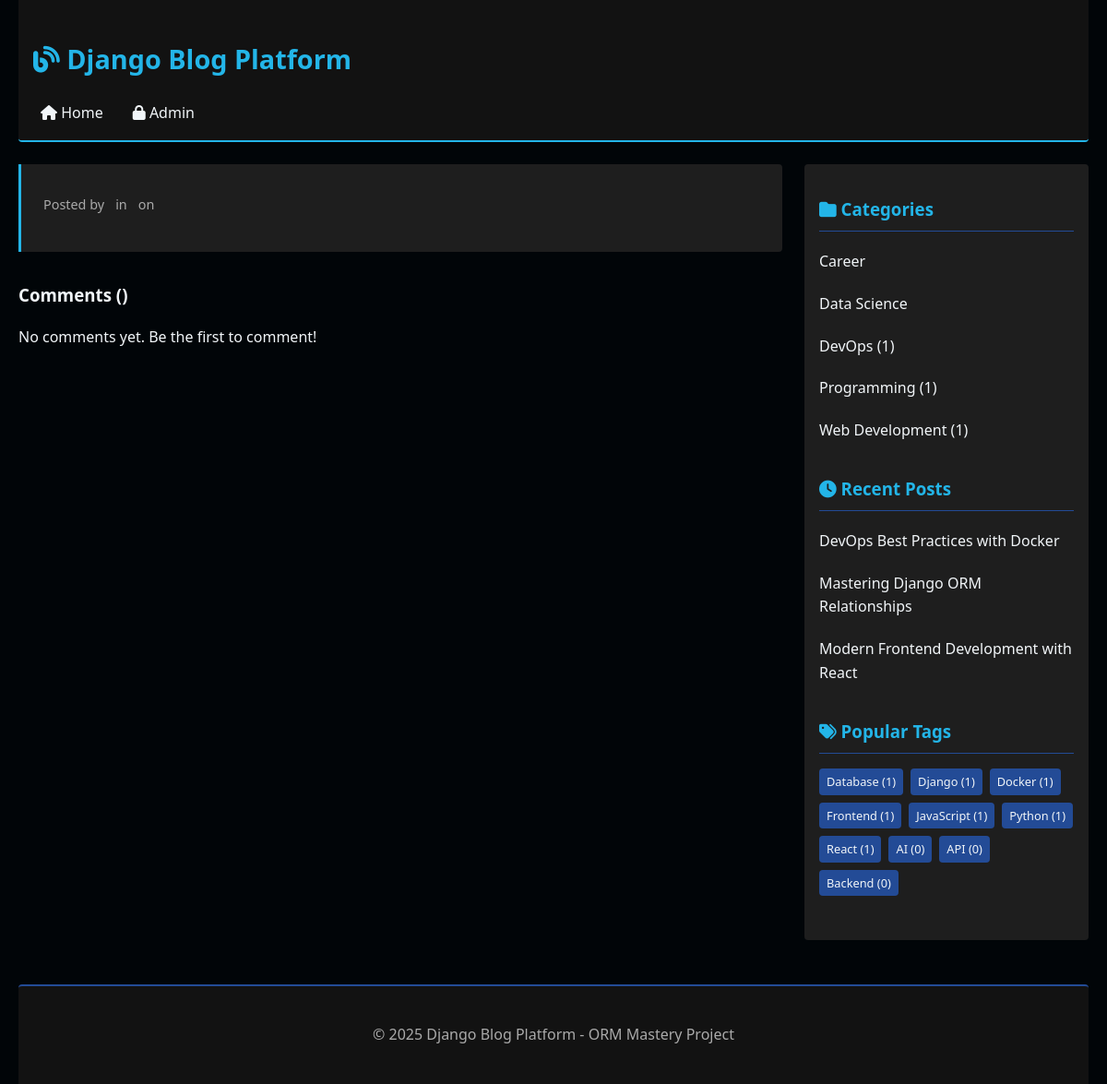
Before: / with the older database file.
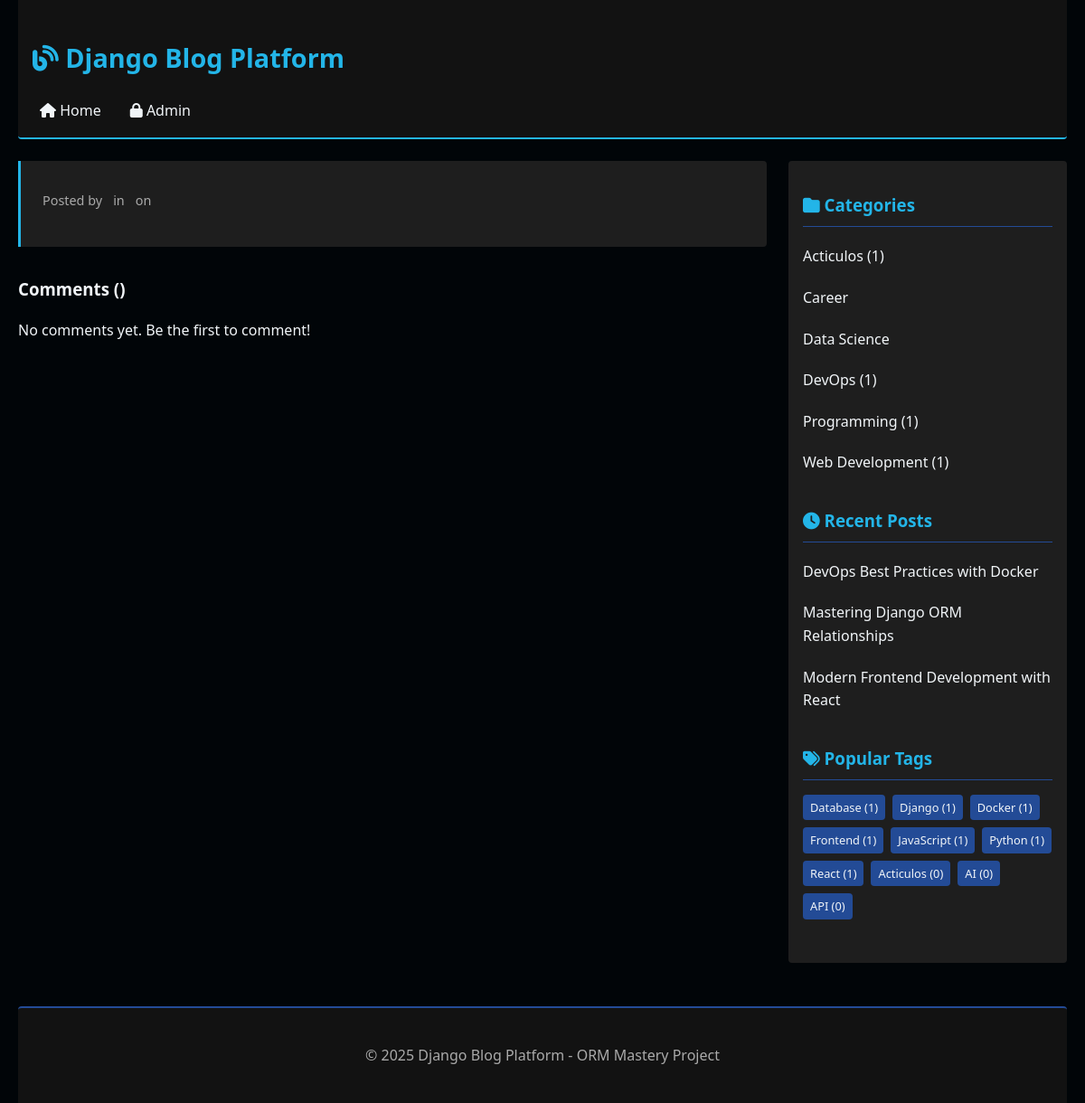
After: the same page with the newer database file.
### blog/models.py (models this page shows, shortened)
class Category(models.Model):
    name = models.CharField(max_length=100)
    slug = models.SlugField(unique=True)
    description = models.TextField(blank=True)
    class Meta:
        verbose_name_plural = "categories"
        ordering = ['name']

class Post(models.Model):
    STATUS_CHOICES = (
        ('draft', 'Draft'),
        ('published', 'Published'),
    )
    title = models.CharField(max_length=200)
    slug = models.SlugField(unique=True, max_length=200)
    content = models.TextField()
    featured_image = models.ImageField(upload_to='posts/', blank=True)
    created_at = models.DateTimeField(auto_now_add=True)
    updated_at = models.DateTimeField(auto_now=True)
    published_at = models.DateTimeField(null=True, blank=True)
    status = models.CharField(max_length=10, choices=STATUS_CHOICES, default='draft')
    author = models.ForeignKey(User, on_delete=models.CASCADE, related_name='posts')
    category = models.ForeignKey(Category, on_delete=models.CASCADE, related_name='posts')
    tags = models.ManyToManyField(Tag, related_name='posts', blank=True)
    objects = models.Manager()  # Default manager
    blog_objects = PostManager()  # Custom manager
    class Meta:
        ordering = ['-created_at']
        indexes = [
            models.Index(fields=['-created_at']),
        ]

class Tag(models.Model):
    name = models.CharField(max_length=50)
    slug = models.SlugField(unique=True)
    class Meta:
        ordering = ['name']

### blog/views.py (the view)
# urls.py: path('', views.PostListView.as_view(), name='post_list'),
class PostListView(ListView):
    model = Post
    template_name = 'blog/post_list.html'
    context_object_name = 'posts'
    paginate_by = 5
    def get_queryset(self):
        return Post.blog_objects.published()
    def get_context_data(self, **kwargs):
        context = super().get_context_data(**kwargs)
        context['categories'] = Category.objects.annotate(
            posts_count=Count('posts')
        )
        context['tags'] = Tag.objects.annotate(
            posts_count=Count('posts')
        ).order_by('-posts_count')[:10]
        context['recent_posts'] = Post.blog_objects.recent_posts()
        return context

### blog/managers.py (called while the page is built)
    def published(self):
        return self.filter(
            status='published',
            published_at__lte=timezone.now()
        )

    def recent_posts(self):
        return self.published().order_by('-published_at')

### blog/templates/blog/post_list.html (shortened to what this page needs)
{% extends "blog/base.html" %}
{% block content %}
    <article class="post">
        <div class="post__meta">
            <span>Posted by {{ post.author.username }}</span>
            <span>in <a href="{% url 'blog:category_detail' post.category.slug %}">{{ post.category.name }}</a></span>
            <span>on {{ post.published_date|date:"F j, Y" }}</span>
        </div>
    </article>
    <section class="comments">
        <h3>Comments ({{ post.comment_count }})</h3>
        {% for comment in post.comments.all %}
            {% if comment.approved %}
                <div class="comment">
                    <div class="comment__meta">
                        {{ comment.name }} on {{ comment.created_date|date:"F j, Y" }}
                    </div>
                    <div class="comment__content">
                        {{ comment.content|linebreaks }}
                    </div>
                </div>
            {% endif %}
        {% empty %}
            <p>No comments yet. Be the first to comment!</p>
        {% endfor %}
    </section>
{% endblock %}

### blog/templates/blog/base.html (shortened to what this page needs)
<!DOCTYPE html>
<html lang="en">
<head>
    <link rel="stylesheet" href="https://cdnjs.cloudflare.com/ajax/libs/font-awesome/6.4.0/css/all.min.css">
    <link rel="stylesheet" href="/static/css/style.css">
</head>
<body>
    <header class="header">
        <h1><a href="{% url 'blog:post_list' %}" class="header__title">
            <i class="fas fa-blog"></i> Django Blog Platform
        </a></h1>
        <nav class="header__nav">
            <ul class="header__nav-list">
                <li><a href="{% url 'blog:post_list' %}" class="header__nav-link">
                    <i class="fas fa-home"></i> Home
                </a></li>
                <li><a href="{% url 'admin:index' %}" class="header__nav-link">
                    <i class="fas fa-lock"></i> Admin
                </a></li>
            </ul>
        </nav>
    </header>
    <div class="layout">
        <main class="layout__main">
            {% block content %}{% endblock %}
        </main>
        <aside class="layout__sidebar">
            <section class="sidebar__section">
                <h3 class="sidebar__title">
                    <i class="fas fa-folder"></i> Categories
                </h3>
                <ul class="sidebar__list">
                    {% for category in categories %}
                        <li class="sidebar__item">
                            <a href="{% url 'blog:category_detail' category.slug %}" class="sidebar__link">
                                {{ category.name }} {% if category.posts_count %}({{ category.posts_count }}){% endif %}
                            </a>
                        </li>
                    {% empty %}
                        <li class="sidebar__item">No categories available</li>
                    {% endfor %}
                </ul>
            </section>
            <section class="sidebar__section">
                <h3 class="sidebar__title">
                    <i class="fas fa-clock"></i> Recent Posts
                </h3>
                <ul class="sidebar__list">
                    {% for post in recent_posts %}
                        <li class="sidebar__item">
                            <a href="{% url 'blog:post_detail' post.slug %}" class="sidebar__link">
                                {{ post.title }}
                            </a>
                        </li>
                    {% empty %}
                        <li class="sidebar__item">No recent posts</li>
                    {% endfor %}
                </ul>
            </section>
            <section class="sidebar__section">
                <h3 class="sidebar__title">
                    <i class="fas fa-tags"></i> Popular Tags
                </h3>
                <div class="post__tags">
                    {% for tag in tags %}
                        <a href="{% url 'blog:tag_detail' tag.slug %}" class="tag">
                            {{ tag.name }} ({{ tag.posts_count }})
                        </a>
                    {% empty %}
                        <p>No tags available</p>
                    {% endfor %}
                </div>
            </section>
        </aside>
    </div>
    <footer class="footer">
        <p>&copy; {% now "Y" %} Django Blog Platform - ORM Mastery Project</p>
    </footer>
</body>
</html>

Changed rows visible on the page:
no longer on this page (row unchanged): Tag: name "Backend", posts_count "0"
added Category: name "Acticulos", posts_count "1"
added Tag: name "Acticulos", posts_count "0"
